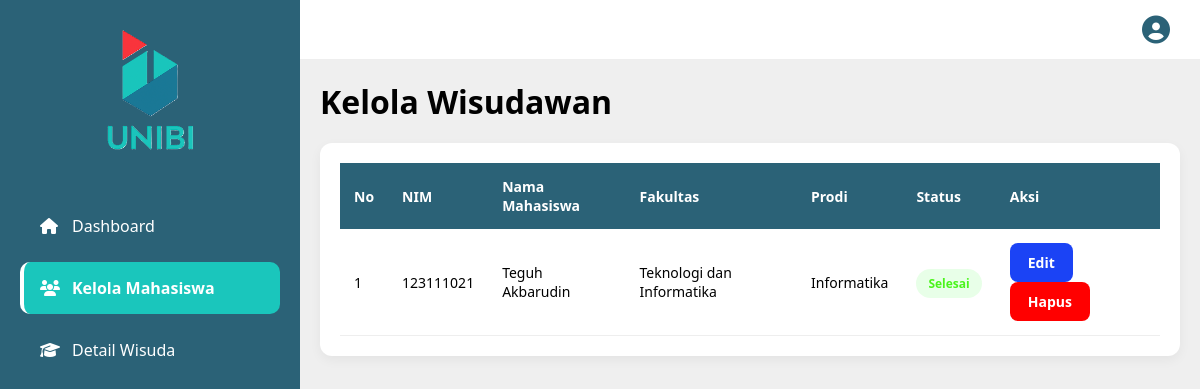
The app's page /views/petugas/kelola_mahasiswa.php (signed in), older data.
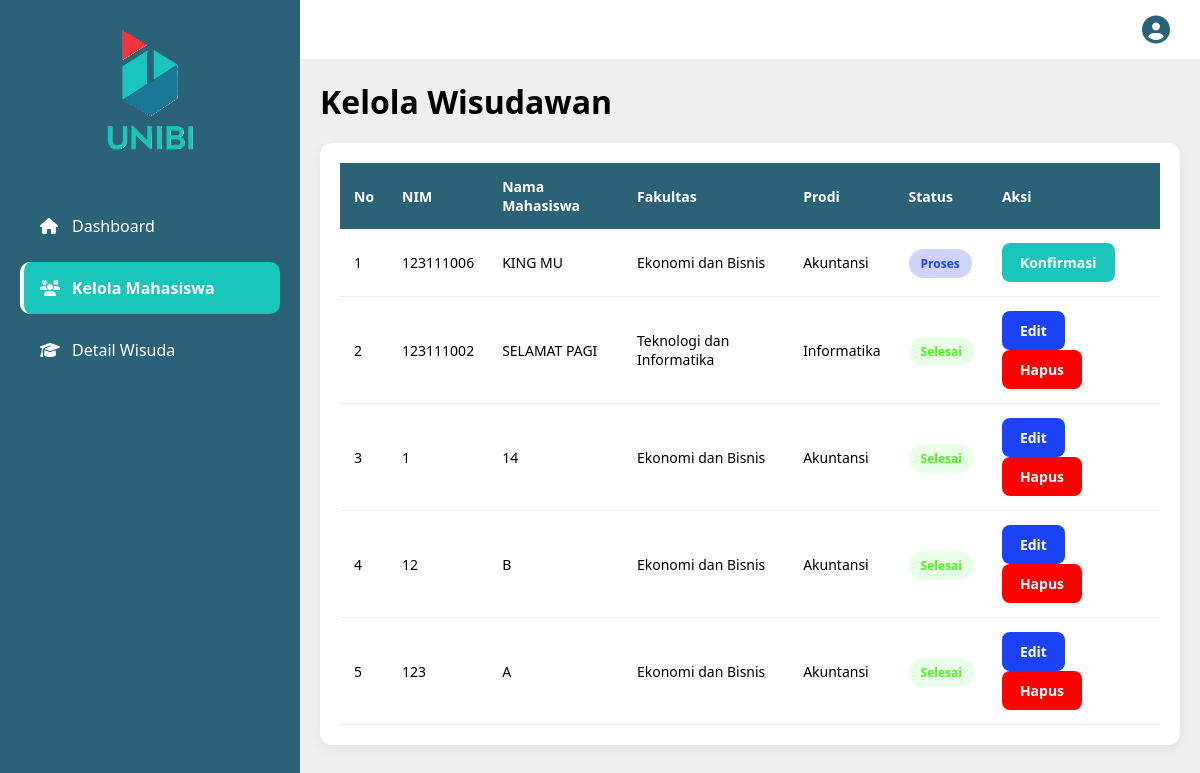
The same page, newer data.
### tables this page shows
CREATE TABLE `proses_wisuda` (
  `id_proses` int NOT NULL,
  `id_mahasiswa` int NOT NULL,
  `id_pendamping` int DEFAULT NULL,
  `id_petugas` int DEFAULT NULL,
  `status_proses` enum('proses','selesai') DEFAULT 'proses',
  `is_edited` int DEFAULT '0'
);

CREATE TABLE `mahasiswa` (
  `id_mahasiswa` int NOT NULL,
  `id_prodi` int NOT NULL,
  `id_fakultas` int NOT NULL,
  `id_akses` int NOT NULL,
  `nim` varchar(20) NOT NULL,
  `nama_mahasiswa` varchar(50) NOT NULL,
  `sk_wisuda` longblob,
  `password` varchar(255) DEFAULT NULL
);

CREATE TABLE `fakultas` (
  `id_fakultas` int NOT NULL,
  `nama_fakultas` varchar(30) NOT NULL
);

CREATE TABLE `prodi` (
  `id_prodi` int NOT NULL,
  `id_fakultas` int NOT NULL,
  `nama_prodi` varchar(30) NOT NULL
);

### views/petugas/kelola_mahasiswa.php (the view, shortened to what this page needs)
<?php
include_once __DIR__ . '/../../config/config.php';
$sql = "SELECT p.id_proses, m.nama_mahasiswa, m.nim, pr.nama_prodi, f.nama_fakultas, p.status_proses
        FROM proses_wisuda p
        JOIN mahasiswa m ON p.id_mahasiswa = m.id_mahasiswa
        JOIN prodi pr ON m.id_prodi = pr.id_prodi
        JOIN fakultas f ON pr.id_fakultas = f.id_fakultas
        ORDER BY p.id_proses DESC";
$query = mysqli_query($conn, $sql);
?>
<h1>Kelola Wisudawan</h1>
<div class="table-container">
  <table>
    <thead>
      <tr>
        <th>No</th>
        <th>NIM</th>
        <th>Nama Mahasiswa</th>
        <th>Fakultas</th>
        <th>Prodi</th>
        <th>Status</th>
        <th>Aksi</th>
      </tr>
    </thead>
    <tbody>
      <?php $no = 1;
      while ($data = mysqli_fetch_assoc($query)) : ?>
        <tr>
          <td><?= $no++; ?></td>
          <td><?= $data['nim']; ?></td>
          <td><?= $data['nama_mahasiswa']; ?></td>
          <td><?= $data['nama_fakultas']; ?></td>
          <td><?= $data['nama_prodi']; ?></td>
          <td>
            <span class="<?= $data['status_proses'] === 'proses' ? 'status-proses' : 'status-selesai'; ?>">
              <?= ucfirst($data['status_proses']); ?>
            </span>
          </td>
          <td>
            <?php if ($data['status_proses'] === 'proses') : ?>
              <a href="#"
                class="btn btn-konfirmasi"
                onclick="konfirmasiWisuda(<?= $data['id_proses']; ?>)">
                Konfirmasi
              </a>
            <?php else : ?>
              <a href="edit_wisuda.php?id=<?= $data['id_proses']; ?>" class="btn btn-edit">Edit</a>
              <a href="#"
                class="btn btn-hapus"
                onclick="hapusWisuda(<?= $data['id_proses']; ?>)">
                Hapus
              </a>
            <?php endif; ?>
          </td>
        </tr>
      <?php endwhile; ?>
    </tbody>
  </table>
</div>
<?php
$content = ob_get_clean();
include_once __DIR__ . '/../layout/layout.php';

### views/layout/layout.php (shortened to what this page needs)
<?php
function isActive($page) {
    $currentPage = basename($_SERVER['PHP_SELF']);
    return $currentPage === $page ? 'active' : '';
}
?>
<!DOCTYPE html>
<html lang="id">
<head>
    <link rel="stylesheet" href="/UNIBI_WISUDA/style/style.css">
<?php if ($_SESSION['role'] === 'petugas'): ?>
    <link rel="stylesheet" href="/UNIBI_WISUDA/style/petugas/dashboard.css">
    <link rel="stylesheet" href="/UNIBI_WISUDA/style/petugas/kelola_mahasiswa.css">
<?php endif; ?>
    <link rel="stylesheet" href="https://cdnjs.cloudflare.com/ajax/libs/font-awesome/6.5.0/css/all.min.css">
</head>
<body class="dashboard-page">
<nav class="navbar">
    <div class="navbar-right">
        <div class="user-dropdown">
            <button class="user-btn" onclick="toggleUserDropdown()">
                <i class="fas fa-user-circle"></i>
            </button>
        </div>
    </div>
</nav>
<div class="sidebar">
    <img src="/UNIBI_WISUDA/uploads/logo.png" class="logo">
    <?php if ($_SESSION['role'] === 'petugas'): ?>
        <a href="/UNIBI_WISUDA/views/petugas/dashboard_petugas.php" class="sidebar-link <?= isActive('dashboard_petugas.php') ?>">
            <i class="fas fa-home"></i> Dashboard
        </a>
        <a href="/UNIBI_WISUDA/views/petugas/kelola_mahasiswa.php" class="sidebar-link <?= isActive('kelola_mahasiswa.php') ?>">
            <i class="fas fa-users"></i> Kelola Mahasiswa
        </a>
        <a href="/UNIBI_WISUDA/views/petugas/detail_wisuda.php" class="sidebar-link <?= isActive('detail_wisuda.php') ?>">
            <i class="fas fa-graduation-cap"></i> Detail Wisuda
        </a>
    <?php endif; ?>
</div>
<div class="main">
    <?= $content ?>
</div>
</body>
</html>

### style/style.css (style rules this page uses)
:root { --primary: #2B6277; --secondary: #1AC6BC; --bg-main: #EFEFEF; --card-bg: #ffffff; --card-shadow: rgba(0,0,0,0.05); --icon-bg-blue: #cfd4ff; --icon-color-blue: #1B43F5; --icon-color-red: #FF0000; --icon-color-green: #4AF51B; --icon-color-red-hover: #e03131; --icon-color-blue-hover: #bfc6ff; --icon-color-green-hover: #4AF51B; }
* { margin: 0; padding: 0; box-sizing: border-box; font-family: 'Segoe UI', Arial, sans-serif; }
body.dashboard-page { display: flex; background: var(--bg-main); }
.sidebar { width: 300px; height: 100vh; background: var(--primary); color: white; padding: 20px; display: flex; flex-direction: column; align-items: center; }
.sidebar img { width: 150px; margin-bottom: 30px; }
.sidebar-link { width: 100%; padding: 15px 20px; margin-bottom: 10px; color: white; text-decoration: none; text-align: left; border-radius: 10px; display: flex; align-items: center; gap: 12px; transition: 0.3s; }
.sidebar-link i { font-size: 16px; min-width: 20px; }
.sidebar-link.active { background: var(--secondary); font-weight: bold; border-left: 4px solid white; padding-left: 16px; }
.sidebar a { width: 100%; padding: 15px 20px; margin-bottom: 10px; color: white; text-decoration: none; text-align: left; border-radius: 10px; }
.main { flex: 1; padding: 20px; }
.navbar { position: fixed; top: 0; right: 0; width: calc(100% - 300px); height: 60px; background: white; border-bottom: 1px solid #eee; display: flex; align-items: center; justify-content: flex-end; padding-right: 30px; z-index: 100; }
.navbar-right { display: flex; align-items: center; }
.user-dropdown { position: relative; }
.user-btn { background: none; border: none; cursor: pointer; font-size: 28px; color: var(--primary); padding: 0; display: flex; align-items: center; transition: 0.3s; }
.main { margin-top: 60px; flex: 1; padding: 20px; }

### style/petugas/kelola_mahasiswa.css (style rules this page uses)
.table-container { margin-top: 30px; background: white; padding: 20px; border-radius: 10px; }
table { width: 100%; border-collapse: collapse; }
th, td { padding: 14px; text-align: left; font-size: 14px; }
thead { background: #f5f5f5; }
tbody tr { border-bottom: 1px solid #eee; }
body { background: var(--bg-main); font-family: 'Segoe UI', Arial, sans-serif; }
.table-container { background: var(--card-bg); padding: 20px; border-radius: 12px; box-shadow: 0 4px 12px var(--card-shadow); margin-top: 20px; overflow-x: auto; }
thead { background: var(--primary); color: white; }
th { padding: 14px; font-size: 14px; text-align: left; font-weight: 600; }
td { padding: 14px; font-size: 14px; border-bottom: 1px solid #eee; }
.status-proses { background: var(--icon-bg-blue); color: var(--icon-color-blue); padding: 6px 12px; border-radius: 20px; font-size: 12px; font-weight: 600; }
.status-selesai { background: #e8ffe8; color: var(--icon-color-green); padding: 6px 12px; border-radius: 20px; font-size: 12px; font-weight: 600; }
.btn { display: inline-flex; align-items: center; justify-content: center; margin-right: 6px; white-space: nowrap; min-height: 32px; min-width: 60px; }
.btn-konfirmasi { background: var(--secondary); color: white; }
.btn-edit { background: var(--icon-color-blue); color: var(--card-bg); }
.btn-hapus { background: var(--icon-color-red); color: var(--card-bg); }
.btn { padding: 10px 18px; border-radius: 8px; font-weight: 600; font-size: 14px; text-decoration: none; border: none; cursor: pointer; }

Row changes from the older to the newer data that the page shows:
removed proses_wisuda: id_mahasiswa.nim "123111021", id_mahasiswa.nama_mahasiswa "Teguh Akbarudin", fakultas.nama_fakultas "Teknologi dan Informatika", prodi.nama_prodi "Informatika", status_proses "Selesai"
added proses_wisuda: id_mahasiswa.nim "123111006", id_mahasiswa.nama_mahasiswa "KING MU", fakultas.nama_fakultas "Ekonomi dan Bisnis", prodi.nama_prodi "Akuntansi", status_proses "Proses"
added proses_wisuda: id_mahasiswa.nim "123111002", id_mahasiswa.nama_mahasiswa "SELAMAT PAGI", fakultas.nama_fakultas "Teknologi dan Informatika", prodi.nama_prodi "Informatika", status_proses "Selesai"
added proses_wisuda: id_mahasiswa.nim "1", id_mahasiswa.nama_mahasiswa "14", fakultas.nama_fakultas "Ekonomi dan Bisnis", prodi.nama_prodi "Akuntansi", status_proses "Selesai"
added proses_wisuda: id_mahasiswa.nim "12", id_mahasiswa.nama_mahasiswa "B", fakultas.nama_fakultas "Ekonomi dan Bisnis", prodi.nama_prodi "Akuntansi", status_proses "Selesai"
added proses_wisuda: id_mahasiswa.nim "123", id_mahasiswa.nama_mahasiswa "A", fakultas.nama_fakultas "Ekonomi dan Bisnis", prodi.nama_prodi "Akuntansi", status_proses "Selesai"
